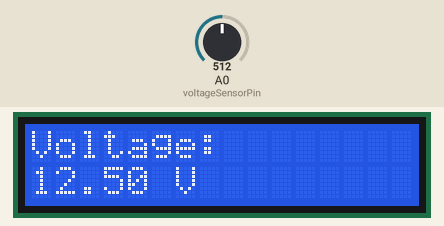
This sketch was run on a simulated Arduino Uno, built with avr-gcc and run on an emulated ATmega328P. On the bench: 16×2 character LCD. The test bench sets the inputs (shaded band); at power-on: A0 (voltageSensorPin) = 512. What the sketch prints to the serial monitor is not drawn.

Above: at 3.2 s.
3.3 s: A0 (voltageSensorPin) set to 422
At 4.8 s:
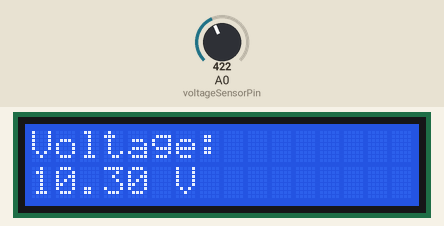
5.1 s: A0 (voltageSensorPin) set to 397
At 6.3 s:
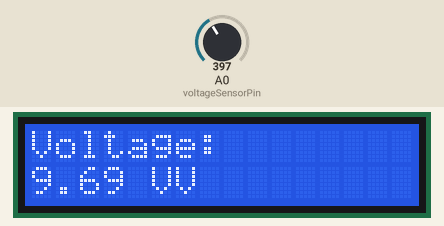
6.6 s: A0 (voltageSensorPin) set to 306
At 7.1 s:
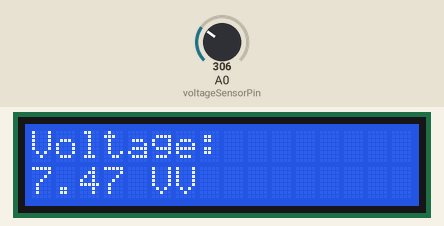
Timing chart, 0 to 9.6 s (numbered marks = the images above; inputs shaded):
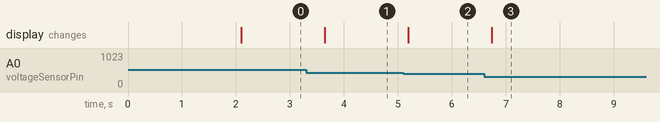

Measured:
- the behaviour switches between 410 and 409 on A0 (voltageSensorPin) (found by bisection; images 1 and 2)
- after the input at 3.3 s, the display: changes after 0.35 s (image 1)
- after the input at 5.1 s, the display: changes after 0.09 s (image 2)
- after the input at 6.6 s, the display: changes after 0.14 s (image 3)

The sketch:

arduino-code.ino
```cpp
#include <Wire.h>
#include <LiquidCrystal_I2C.h>

// Define the I2C address and LCD size
LiquidCrystal_I2C lcd(0x27, 16, 2);

// Voltage sensor input pin
const int voltageSensorPin = A0;

// Voltage divider resistor values (adjust based on your sensor specs)
const float R1 = 30000.0; // 30k ohms
const float R2 = 7500.0;  // 7.5k ohms

// Reference voltage for ADC
const float referenceVoltage = 5.0;

void setup() {
  // Initialize serial monitor (optional for debugging)
  Serial.begin(9600);

  // Initialize LCD
  lcd.init();
  lcd.backlight();
  lcd.setCursor(0, 0);
  lcd.print("Voltage Meter");
  delay(2000);
  lcd.clear();
}

void loop() {
  // Read the raw analog value
  int rawValue = analogRead(voltageSensorPin);

  // Convert the raw value to voltage
  float voltageAtSensor = (rawValue * referenceVoltage) / 1024.0;

  // Calculate the actual input voltage using the voltage divider ratio
  float inputVoltage = voltageAtSensor / (R2 / (R1 + R2));

  // Display the voltage on the LCD
  lcd.setCursor(0, 0);
  lcd.print("Voltage:");
  lcd.setCursor(0, 1);
  lcd.print(inputVoltage, 2); // Display 2 decimal places
  lcd.print(" V");

  // Optional: Print voltage to Serial Monitor
  Serial.print("Input Voltage: ");
  Serial.print(inputVoltage, 2);
  Serial.println(" V");

  // Small delay
  delay(500);
}
```
